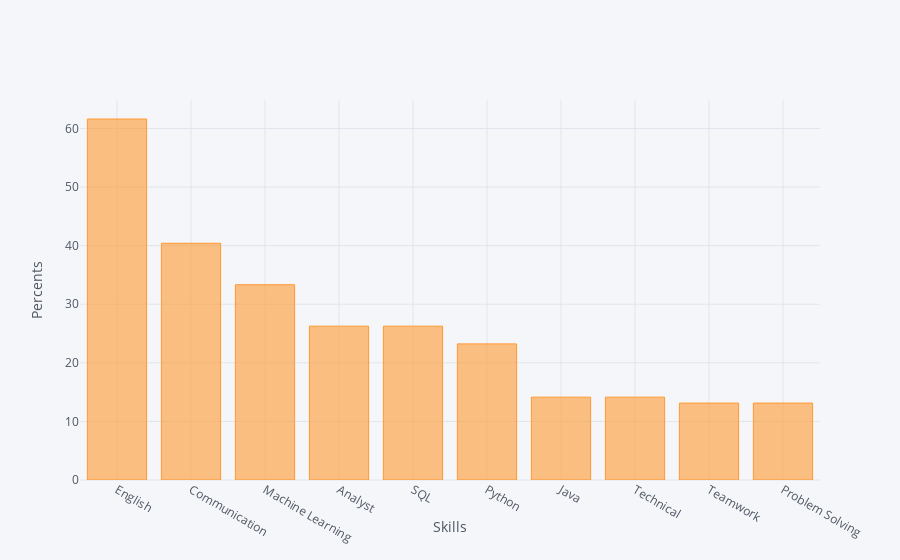

Write notebook code for a chart like this one.
### Markdown cell above
# Data Analyst

### Code cell
a=ar.array('d',[61.616,40.404,33.333,26.263,26.263,23.232,14.141,14.141,13.131,13.131])
sk=["English","Communication","Machine Learning","Analyst","SQL","Python","Java","Technical","Teamwork","Problem Solving"]
skill = pd.DataFrame({'Skill':sk,'PostNumber':a}).set_index('Skill')
skill.iplot(kind='bar', xTitle="Skills", yTitle="Percents" )

### Figure 1 — Plotly figure (JSON) as saved in the notebook; plotly's stock layout.template omitted (floating-point values rounded to 4 significant figures)
{"data": [{"marker": {"color": "rgba(255, 153, 51, 0.6)", "line": {"color": "rgba(255, 153, 51, 1.0)", "width": 1}}, "name": "PostNumber", "orientation": "v", "text": "", "type": "bar", "uid": "2a17d915-cc27-42bc-8b10-a0a40111642a", "x": ["English", "Communication", "Machine Learning", "Analyst", "SQL", "Python", "Java", "Technical", "Teamwork", "Problem Solving"], "y": [61.62, 40.4, 33.33, 26.26, 26.26, 23.23, 14.14, 14.14, 13.13, 13.13]}], "layout": {"legend": {"bgcolor": "#F5F6F9", "font": {"color": "#4D5663"}}, "paper_bgcolor": "#F5F6F9", "plot_bgcolor": "#F5F6F9", "title": {"font": {"color": "#4D5663"}}, "xaxis": {"gridcolor": "#E1E5ED", "showgrid": true, "tickfont": {"color": "#4D5663"}, "title": {"font": {"color": "#4D5663"}, "text": "Skills"}, "zerolinecolor": "#E1E5ED"}, "yaxis": {"gridcolor": "#E1E5ED", "showgrid": true, "tickfont": {"color": "#4D5663"}, "title": {"font": {"color": "#4D5663"}, "text": "Percents"}, "zerolinecolor": "#E1E5ED"}}}
